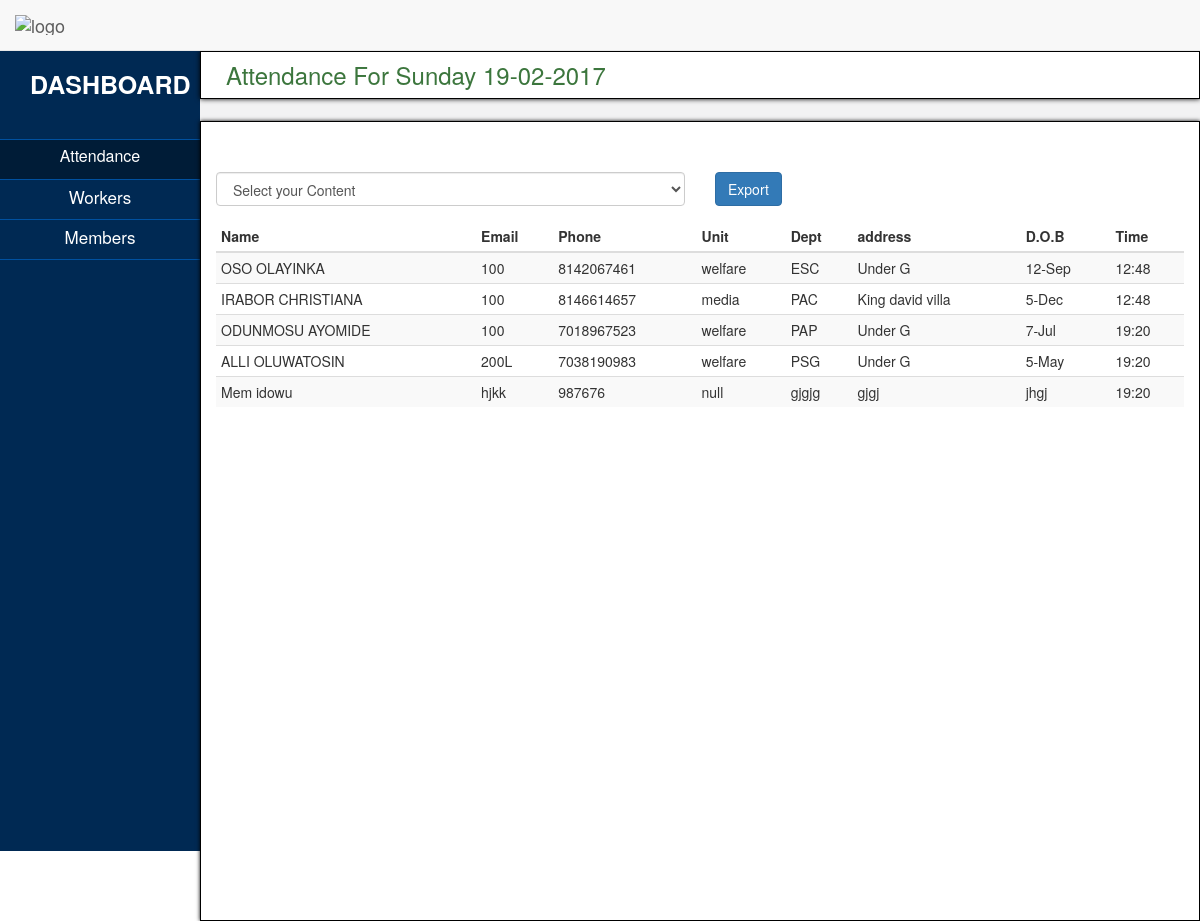
The app's page /administrator/viewattendance.php?atten=attendance_03_04_2017 with its own data.
### tables this page shows
CREATE TABLE `attendance_03_04_2017` (
  `id` int(100) NOT NULL,
  `name` varchar(100) DEFAULT NULL,
  `level` varchar(100) DEFAULT NULL,
  `phone` varchar(100) DEFAULT NULL,
  `dept` varchar(30) DEFAULT NULL,
  `unit` varchar(100) DEFAULT NULL,
  `address` varchar(200) DEFAULT NULL,
  `dob` varchar(10) DEFAULT NULL,
  `time` varchar(20) DEFAULT NULL
);

### administrator/viewattendance.php (the view, shortened to what this page needs)
<?php
	require_once('mysqli.php');
	if(isset($_GET['atten']))
	{
		$atten=$_GET['atten'];
		$res_of_workers=mysqli_query($connection,"SELECT *FROM $atten ");
	}
?>
<!DOCTYPE html>
<html>
<head>
	<link href="css/bootstrap.min.css" rel="stylesheet">
	<link href="css/attendance.css" rel="stylesheet">
</head>
<body class='container-fluid' >
	<nav class='navbar navbar-default navbar-fixed-top'>
		<div class='navbar-heading'>
			<div class='navbar-title'>
				<a href='' class='navbar-brand' ><img src='' alt='logo' class='img-responsive'/> </a>
			</div>
		</div>
	</nav>
	<div class='row overall-content'>
		<div class='display-table col-lg-12 col-xs-12 '>
			<div class='display-row col-lg-12 col-xs-12 '>
				<div class='sidebar display-cell col-lg-2 col-xs-2 '>
					<h4 class='col-lg-12'>DASHBOARD</h4>
					<ul class='col-lg-12 col-xs-12'>
						<li><a href='index.php' class='col-lg-12 col-xs-12 active'>Attendance</a></li>
						<li><a href='workers.php' class='col-lg-12 col-xs-12 '>Workers</a></li>
						<li><a href='members.php' class='col-lg-12 col-xs-12 '>Members</a></li>
					</ul>
				</div>
				<div class='display-cell col-lg-10 col-xs-10 '>
					<div class='col-lg-12 col-xs-12 body'>
						<div class='body-header col-lg-12'>
							<h4 class='text-success'> Attendance For Sunday 19-02-2017</h4>
						</div>
						<div class='body-content'>
							<div class='col-lg-6'>
								<div class='form-group'>
									<select class='form-control' id='identity' atten=<?php echo $atten;?> name='identity'>
										<option value=''>Select your Content</option>
									</select>
								</div>
							</div>
							<div class='col-lg-6'>
								<button class='btn btn-primary' id='export'>Export</button>
							</div>
							<div class='table-responsive col-lg-12'>
								<table class='table table-striped att-form table-condensed'>
										<thead>
										<tr>
											<th>Name</th>
											<th>Email</th>
											<th>Phone</th>
											<th>Unit</th>
											<th>Dept</th>
											<th>address</th>
											<th>D.O.B</th>
											<th>Time</th>
										</tr>
									</thead>
									<tbody>
									<?php while($res=mysqli_fetch_array($res_of_workers))
									{
									?>
										<tr>
											<td><?php echo $res['name']; ?></td>
											<td><?php echo $res['level']; ?></td>
											<td><?php echo $res['phone']; ?></td>
											<td><?php echo $res['unit']; ?></td>
											<td><?php echo $res['dept']; ?></td>
											<td><?php echo $res['address']; ?></td>
											<td><?php echo $res['dob']; ?></td>
											<td><?php echo $res['time']; ?></td>
										</tr>
								<?php  } ?>
									</tbody>
								</table>
							</div>
						</div>
					</div>
				</div>
			</div>
		</div>
	</div>
</body>
</html>

### administrator/css/attendance.css (style rules this page uses)
body , html { height:100%; padding:0px; margin:0px; }
.container-fluid { padding:0px; margin:0px; }
.overall-content { height:100%; padding:0px; margin:0px; margin-top:51px; }
.display-table { padding:0px; margin:0px; display:table; height:100%; }
.display-row { padding:0px; margin:0px; order:1px solid red; display:table-row; height:100%; }
.display-cell { order:1px solid black; display:table-cell; height:100%; padding:0px; }
.sidebar { background:rgb(0,41,83); color:white; padding:0px; padding-top:10px; }
.sidebar h4 { padding-left:30px; font-size:25px; font-weight:bold; }
.sidebar ul { margin-top:30px; border-top:1px solid rgb(0,80,159); padding:0px; }
.sidebar ul li { order:1px solid red; padding:0px; margin:0px; list-style-type:none; }
.sidebar ul li a { border-bottom:1px solid rgb(0,80,159); text-decoration:none; color:white; margin:0px; height:40px; text-align:center; font-size:17px; padding-top:5px; }
.sidebar ul li a.active { background:rgb(0,28,55); font-size:16px; }
.body { height:100%; background:#f2f2f3; padding:0px; }
.body-header { border:1px solid black; background:white; box-shadow:0px 0px 5px black; }
.body-header h4 { padding-left:10px; font-size:24px; }
.body-content { padding-top:50px; border:1px solid black; margin-top:70px; background-color:white; height:100%; box-shadow:0px 0px 4px black; }
.att-form { overflow:scroll; }

### records on screen
attendance_03_04_2017: name "OSO OLAYINKA", level "100", phone "8142067461", unit "welfare", dept "ESC", address "Under G", dob "12-Sep", time "12:48"
attendance_03_04_2017: name "IRABOR CHRISTIANA", level "100", phone "8146614657", unit "media", dept "PAC", address "King david villa", dob "5-Dec", time "12:48"
attendance_03_04_2017: name "ODUNMOSU AYOMIDE", level "100", phone "7018967523", unit "welfare", dept "PAP", address "Under G", dob "7-Jul", time "19:20"
attendance_03_04_2017: name "ALLI OLUWATOSIN", level "200L", phone "7038190983", unit "welfare", dept "PSG", address "Under G", dob "5-May", time "19:20"
attendance_03_04_2017: name "Mem idowu", level "hjkk", phone "987676", unit "null", dept "gjgjg", address "gjgj", dob "jhgj", time "19:20"
